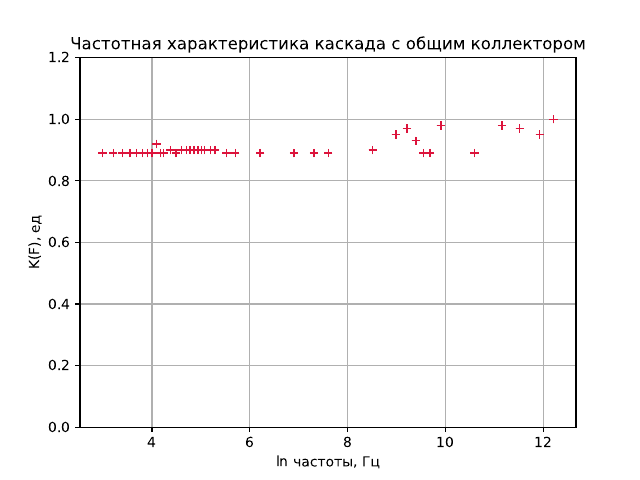

This chart was generated by the following Python code:
from scipy.interpolate import interp1d 
import matplotlib.pyplot as plt 
import numpy as np 

x = np.array([2.99,3.21,3.40,3.55,3.68,3.8,3.91,4.,4.09,4.17,4.24,4.38,4.49,4.6,4.7,4.78,4.86,4.94,5.01,5.07,5.19,5.29,5.52,5.7,6.21,6.9,7.31,7.6,8.51,8.98,9.21,9.39,9.54,9.68,9.9,10.59,11.15,11.51,11.92,12.2]) 
y = np.array([0.89,0.89,0.89,0.89,0.89,0.89,0.89,0.89,0.92,0.89,0.89,0.9,0.89,0.9,0.9,0.9,0.9,0.9,0.9,0.9,0.9,0.9,0.89,0.89,0.89,0.89,0.89,0.89,0.9,0.95,0.97,0.93,0.89,0.89,0.98,0.89,0.98,0.97,0.95,1]) 
print(len(x),len(y)) 
z = np.polyfit(x, y, 1) 
p = np.poly1d(z) 
xp = np.linspace(0,1.1,0.1) 
p1 = np.poly1d(np.polyfit(x, y, 1)) 

plt.plot(x, y, '+',color='crimson') 
plt.grid(True) 
plt.ylabel('K(F), ед') 
plt.xlabel('ln частоты, Гц') 
plt.ylim(0,1.2) 
plt.title('Частотная характеристика каскада с общим коллектором') 
plt.savefig('z35.pdf',dpi=300) 
plt.show()